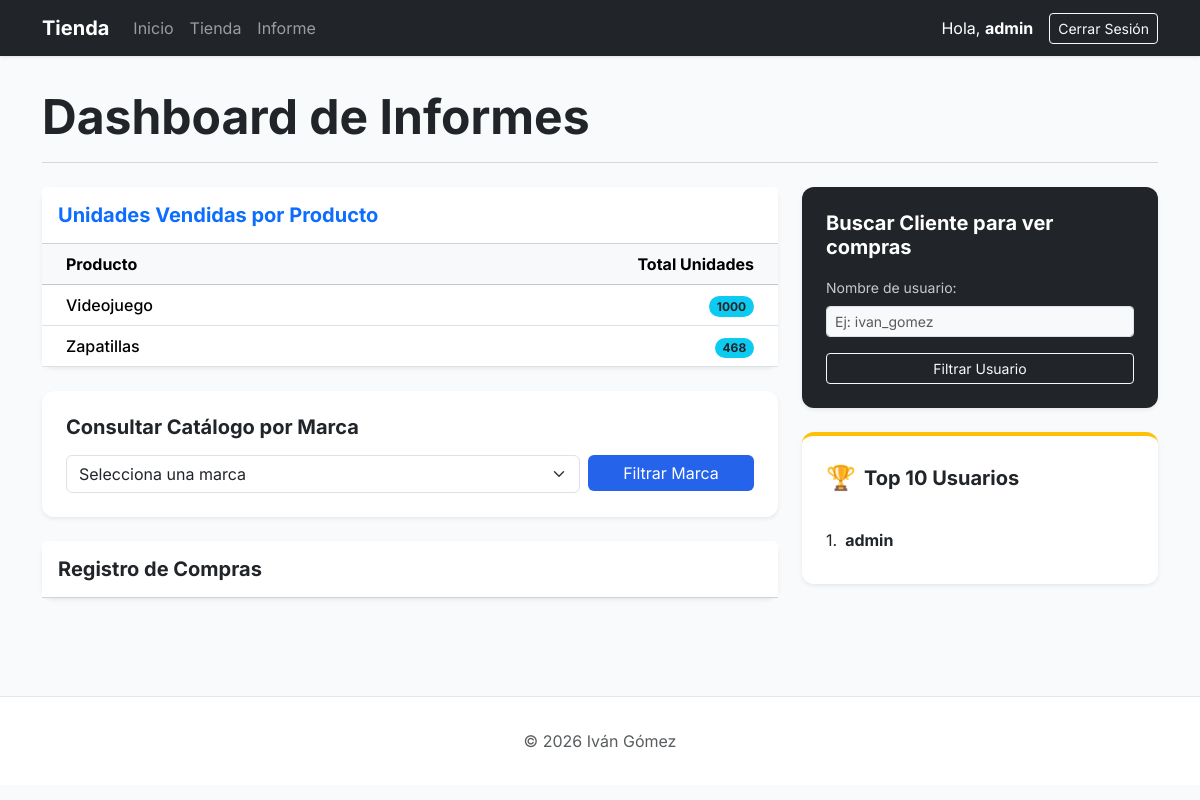
/tienda/informes (signed in), run on an earlier commit of the app's database.
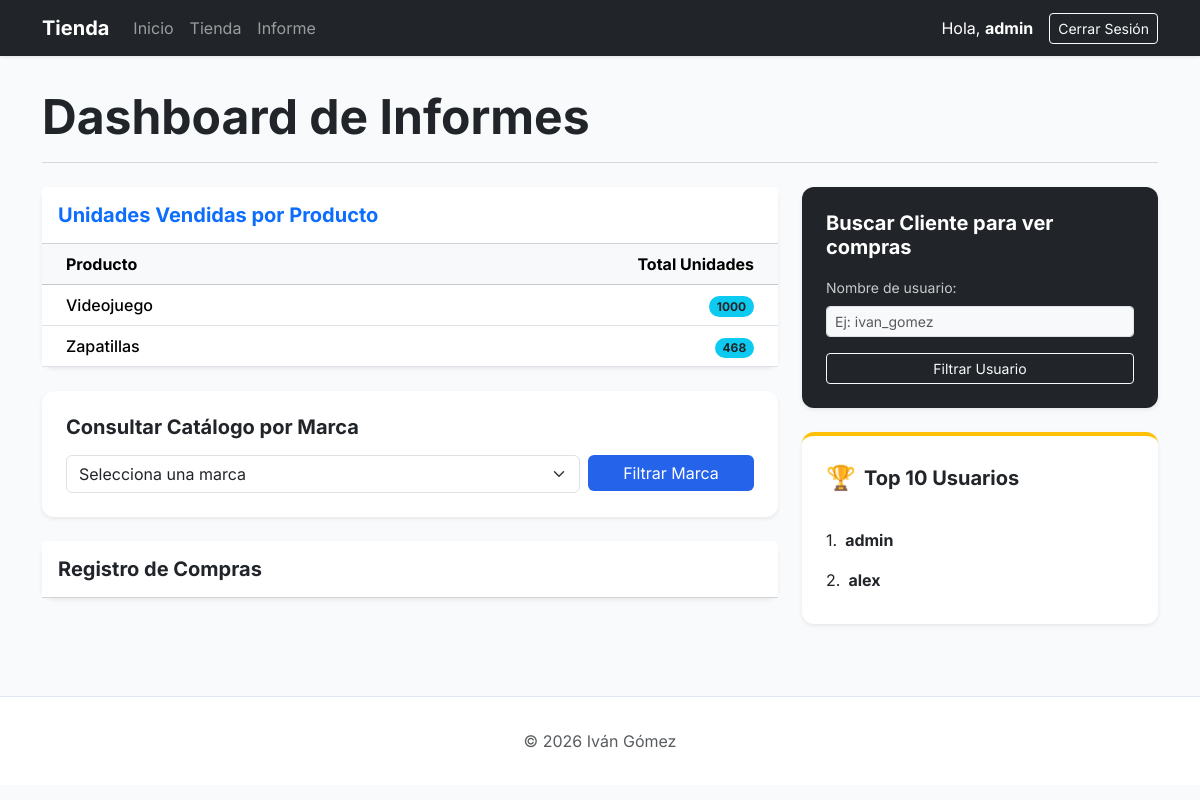
And on a later commit of the database.
### core/models.py (models this page shows, shortened)
class Producto(models.Model):
    nombre = models.CharField(max_length=50)
    modelo = models.CharField(max_length=75)
    unidades = models.IntegerField()
    precio = models.DecimalField(decimal_places=2, max_digits=4)
    vip = models.BooleanField(default=False)
    usuario = models.ManyToManyField(UsuarioTienda, through='Compra')
    marca = models.ForeignKey(Marca, on_delete=models.SET_NULL, null=True, blank=True, related_name='productos')

class UsuarioTienda(AbstractUser):
    vip = models.BooleanField(default=False)
    saldo = models.DecimalField(decimal_places=2, max_digits=4, null=True)

### core/views.py (the view)
# urls.py: path('tienda/informes', informes, name='informes'),
@user_passes_test(user_admin_or_staff)
def informes(request):
    marca_request = request.GET.get('marcas')
    productos = Producto.objects.annotate(Sum('compras__unidades')).order_by('-compras__unidades__sum')
    marca_filtrada = Marca.objects.filter(nombre=marca_request).first()
    marcas = Marca.objects.all()
    clientes_importe = UsuarioTienda.objects.annotate(importe_total_compras=Sum('compras__importe'))
    username = request.GET.get('username')
    user = UsuarioTienda.objects.filter(username=username).first()
    compra = Compra.objects.filter(usuario=user)
    mejores_diez_importes = UsuarioTienda.objects.annotate(Sum('compras__importe')).order_by('-compras__importe__sum')
    return render(request, 'core/informes.html', {'productos':productos, 'marcas':marcas, 'marcafiltrada':marca_filtrada, 'compras':compra, 'topdiez':mejores_diez_importes})

### core/views.py (called while the page is built)
def user_admin_or_staff(user):
    return user.is_superuser or user.is_staff

### core/templates/core/informes.html (shortened to what this page needs)
{% extends 'core/base.html' %}
{% block tittle_section %}Dashboard de Informes{% endblock %}
{% block content %}
<div class="row g-4">
    <div class="col-lg-8">
        <div class="card shadow-sm border-0 mb-4">
            <div class="card-header bg-white py-3">
                <h5 class="card-title mb-0 fw-bold text-primary">Unidades Vendidas por Producto</h5>
            </div>
            <div class="table-responsive">
                <table class="table table-hover align-middle mb-0">
                    <thead class="table-light">
                        <tr>
                            <th scope="col" class="ps-4">Producto</th>
                            <th scope="col" class="text-end pe-4">Total Unidades</th>
                        </tr>
                    </thead>
                    <tbody>
                        {% for producto in productos %}
                        <tr>
                            <td class="ps-4 fw-medium">{{producto.nombre}}</td>
                            <td class="text-end pe-4">
                                <span class="badge rounded-pill bg-info text-dark">
                                    {{producto.compras__unidades__sum}}
                                </span>
                            </td>
                        </tr>
                        {% endfor %}
                    </tbody>
                </table>
            </div>
        </div>
        <div class="card shadow-sm border-0 mb-4">
            <div class="card-body p-4">
                <h5 class="fw-bold mb-3">Consultar Catálogo por Marca</h5>
                <form action="" method="get" class="row g-2">
                    <div class="col-md-9">
                        <select name="marcas" id="marcas" class="form-select" aria-label="Seleccionar marca">
                            <option value="Ninguna">Selecciona una marca</option>
                        </select>
                    </div>
                    <div class="col-md-3">
                        <button type="submit" class="btn btn-primary w-100">Filtrar Marca</button>
                    </div>
                </form>
            </div>
        </div>
        <div class="card shadow-sm border-0">
            <div class="card-header bg-white py-3">
                <h5 class="card-title mb-0 fw-bold">Registro de Compras</h5>
            </div>
        </div>
    </div>
    <div class="col-lg-4">
        <div class="card shadow-sm border-0 mb-4 bg-dark text-white">
            <div class="card-body p-4">
                <h5 class="fw-bold mb-3">Buscar Cliente para ver compras</h5>
                <form action="" method="get">
                    <div class="mb-3">
                        <label for="username" class="form-label small opacity-75">Nombre de usuario:</label>
                        <input name="username" id="username" type="text" class="form-control form-control-sm bg-light" placeholder="Ej: ivan_gomez">
                    </div>
                    <button type="submit" class="btn btn-outline-light btn-sm w-100">Filtrar Usuario</button>
                </form>
            </div>
        </div>
        <div class="card shadow-sm border-0 border-top border-warning border-4">
            <div class="card-body p-4">
                <div class="d-flex align-items-center mb-4">
                    <span class="fs-4 me-2">🏆</span>
                    <h5 class="fw-bold mb-0">Top 10 Usuarios</h5>
                </div>
                <ol class="list-group list-group-numbered list-group-flush">
                {% for top in topdiez %}
                    <li class="list-group-item d-flex justify-content-between align-items-start border-0 px-0">
                        <div class="ms-2 me-auto">
                            <div class="fw-bold text-dark">{{top.username}}</div>
                        </div>
                    </li>
                {% endfor %}
                </ol>
            </div>
        </div>
    </div>
</div>
{% endblock %}

### core/templates/core/base.html (shortened to what this page needs)
<!DOCTYPE html>
<html lang="es">
<head>
    <link href="https://cdn.jsdelivr.net/npm/bootstrap@5.3.2/dist/css/bootstrap.min.css" rel="stylesheet">
</head>
<body>
    <nav class="navbar navbar-expand-lg navbar-dark bg-dark sticky-top">
        <div class="container">
            <a class="navbar-brand fw-bold" href="{% url 'ver_producto' %}">Tienda</a>
            <div class="collapse navbar-collapse" id="navbarNav">
                <ul class="navbar-nav me-auto">
                    <li class="nav-item"><a class="nav-link" href="{% url 'ver_producto' %}">Inicio</a></li>
                    <li class="nav-item"><a class="nav-link" href="{% url 'ver_producto_tienda' %}">Tienda</a></li>
                    <li class="nav-item"><a class="nav-link" href="{% url 'informes' %}">Informe</a></li>
                </ul>
                <div class="d-flex align-items-center">
                    {% if user.is_authenticated %}
                        <span class="navbar-text me-3 text-white">Hola, <strong>{{user.username}}</strong></span>
                        <form action="{% url 'logout' %}" method="post" class="m-0">
                            <button type="submit" class="btn btn-outline-light btn-sm">Cerrar Sesión</button>
                        </form>
                    {% else %}
                        <a href="{% url 'login' %}" class="btn btn-primary btn-sm me-3">Iniciar sesión</a>
                        <a href="{% url 'register' %}" class="btn btn-primary btn-sm">Registrarse</a>
                    {% endif %}
                </div>
            </div>
        </div>
    </nav>
    <main class="container main-container">
        <header class="mb-4">
            <h1 class="display-5 fw-bold text-dark">{% block tittle_section %}{% endblock %}</h1>
            <hr class="text-secondary opacity-25">
        </header>
        {% block content %}{% endblock %}
    </main>
    <footer class="footer">
        <div class="container text-center text-muted">
            <p class="mb-0">&copy; 2026 Iván Gómez</p>
        </div>
    </footer>
</body>
</html>

What changed in the data, as far as the page shows it:
added UsuarioTienda: username "alex"
